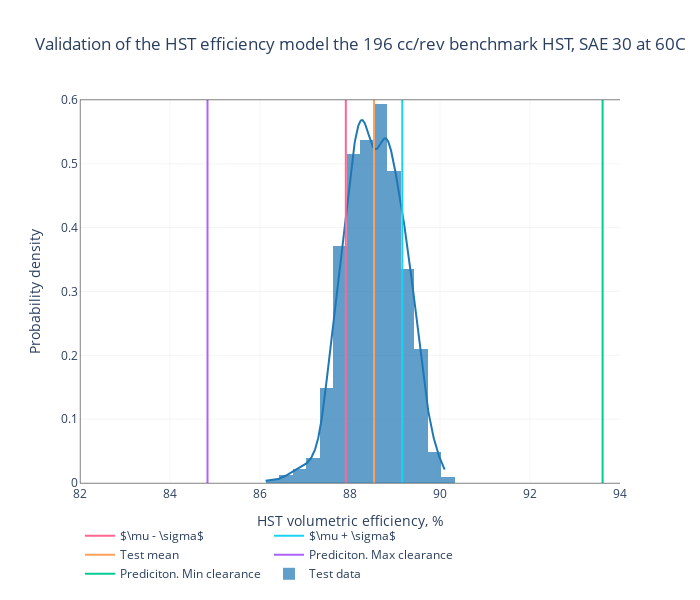

The notebook cell this image was saved under:
### Code cell
import plotly.figure_factory as ff

fig = ff.create_distplot([vol_eff],['Test data'],show_hist=True,bin_size=.3,show_rug=False)
fig.add_scatter(
    x=[eff_max['hst']['volumetric'],eff_max['hst']['volumetric']],
    y=[0,.6],
    mode='lines',
    name='Prediciton. Min clearance',
    )
fig.add_scatter(
    x=[eff_min['hst']['volumetric'],eff_min['hst']['volumetric']],
    y=[0,.6],
    mode='lines',
    name='Prediciton. Max clearance',
    )
fig.add_scatter(
    x=[vol_eff.mean(),vol_eff.mean()],
    y=[0,.6],
    mode='lines',
    name='Test mean',
    )
fig.add_scatter(
    x=[vol_eff.mean()+vol_eff.std(),vol_eff.mean()+vol_eff.std()],
    y=[0,.6],
    mode='lines',
    name=r'$\mu + \sigma$',
    )
fig.add_scatter(
    x=[vol_eff.mean()-vol_eff.std(),vol_eff.mean()-vol_eff.std()],
    y=[0,.6],
    mode='lines',
    name=r'$\mu - \sigma$',
    )
fig.update_layout(
    title=f'Validation of the HST efficiency model the {benchmark.displ} cc/rev benchmark HST, {benchmark.oil} at {benchmark.oil_temp}C',
    width=700,
    height=600,
    xaxis=dict(
        title='HST volumetric efficiency, %',
        showline=True,
        linecolor='black',
        mirror=True,
        showgrid=True,
        gridcolor='LightGray',
        gridwidth=0.25,
        linewidth=0.5,
        range=[82, 94]
        ),
    yaxis=dict(
        title='Probability density',
        showline=True,
        linecolor='black',
        mirror=True,
        showgrid=True,
        gridcolor='LightGray',
        gridwidth=0.25,
        linewidth=0.5,
        range=[0, .6]
        ),
    plot_bgcolor='rgba(255,255,255,1)',
    paper_bgcolor='rgba(255,255,255,0)',
    showlegend=True,
    legend_orientation='h',
    legend=dict(x=0, y=-.1))
fig.show()
# py.iplot(fig,filename='latex')

### Figure 1 — Plotly figure (JSON) as saved in the notebook; plotly's stock layout.template omitted (floating-point values rounded to 4 significant figures; data arrays with more than 128 entries replaced by an {"elided": "..."} marker saying what was removed)
{"data": [{"autobinx": false, "histnorm": "probability density", "legendgroup": "Test data", "marker": {"color": "rgb(31, 119, 180)"}, "name": "Test data", "opacity": 0.7, "type": "histogram", "x": {"elided": "764 float values"}, "xaxis": "x", "xbins": {"end": 90.11, "size": 0.3, "start": 86.12}, "yaxis": "y"}, {"legendgroup": "Test data", "marker": {"color": "rgb(31, 119, 180)"}, "mode": "lines", "name": "Test data", "showlegend": false, "type": "scatter", "x": {"elided": "500 float values"}, "xaxis": "x", "y": {"elided": "500 float values"}, "yaxis": "y"}, {"mode": "lines", "name": "Prediciton. Min clearance", "type": "scatter", "x": [93.61, 93.61], "y": [0, 0.6]}, {"mode": "lines", "name": "Prediciton. Max clearance", "type": "scatter", "x": [84.83, 84.83], "y": [0, 0.6]}, {"mode": "lines", "name": "Test mean", "type": "scatter", "x": [88.53, 88.53], "y": [0, 0.6]}, {"mode": "lines", "name": "$\\mu + \\sigma$", "type": "scatter", "x": [89.16, 89.16], "y": [0, 0.6]}, {"mode": "lines", "name": "$\\mu - \\sigma$", "type": "scatter", "x": [87.91, 87.91], "y": [0, 0.6]}], "layout": {"barmode": "overlay", "height": 600, "hovermode": "closest", "legend": {"orientation": "h", "traceorder": "reversed", "x": 0, "y": -0.1}, "paper_bgcolor": "rgba(255,255,255,0)", "plot_bgcolor": "rgba(255,255,255,1)", "showlegend": true, "title": {"text": "Validation of the HST efficiency model the 196 cc/rev benchmark HST, SAE 30 at 60C"}, "width": 700, "xaxis": {"anchor": "y2", "domain": [0, 1], "gridcolor": "LightGray", "gridwidth": 0.25, "linecolor": "black", "linewidth": 0.5, "mirror": true, "range": [82, 94], "showgrid": true, "showline": true, "title": {"text": "HST volumetric efficiency, %"}, "zeroline": false}, "yaxis": {"anchor": "free", "domain": [0, 1], "gridcolor": "LightGray", "gridwidth": 0.25, "linecolor": "black", "linewidth": 0.5, "mirror": true, "position": 0, "range": [0, 0.6], "showgrid": true, "showline": true, "title": {"text": "Probability density"}}}}
